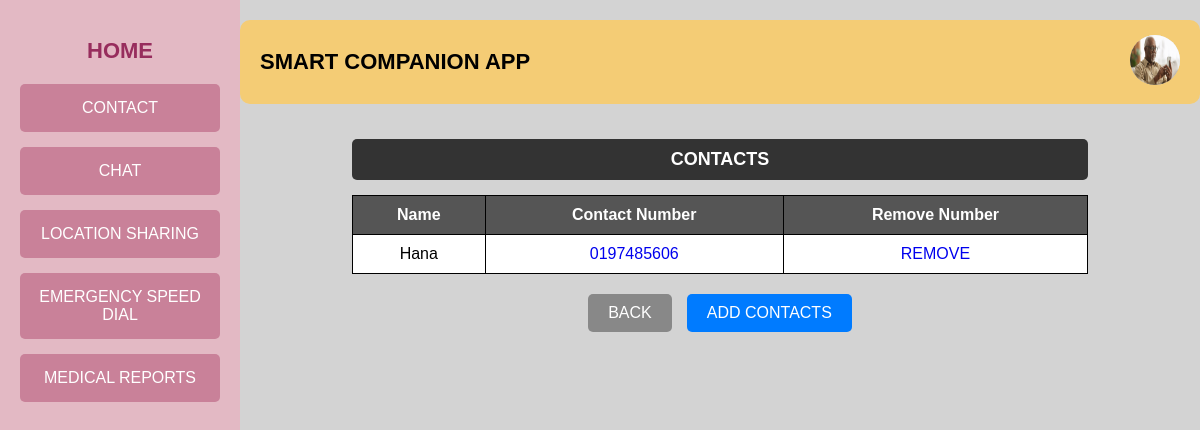
Page /contactuser (signed in) on the earlier database version.
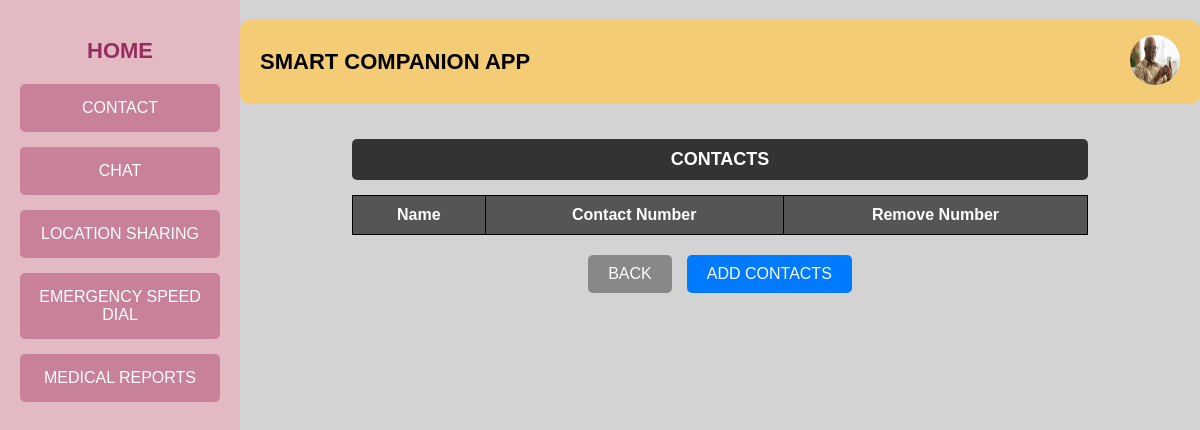
Same page on the later database version.
### tables this page shows
CREATE TABLE contact (
            id INTEGER PRIMARY KEY AUTOINCREMENT,
            name TEXT NOT NULL,
            contact_number TEXT NOT NULL,
            rel_id INTEGER NOT NULL
        );

### app.py (the view)
@app.route("/contactuser")
def contactuser():
    db= get_db()
    cursor = db.cursor()
    user_id = session.get('user_id')
    str_user_id = str(user_id)
    with open("static/img_log/user/"+ str_user_id + ".txt", "r") as file:
        image_name = str(file.read())
        image_url= url_for('static', filename='uploads/'+ image_name)
    cursor.execute("SELECT * FROM contact where rel_id = ?", (user_id,))
    contacts_list = cursor.fetchall()  # Fetch all matching rows
    db.close()
    return render_template("User/contact.html", image_url=image_url, contacts=contacts_list)

### app.py (called while the page is built)
def get_db():
    if 'db' not in g:
        g.db = sqlite3.connect('project.db')
        g.db.row_factory = sqlite3.Row
    return g.db

### templates/User/contact.html (shortened to what this page needs)
<!DOCTYPE html>
<html lang="en">
<head>
    <link rel="stylesheet" href="static/contact.css">
</head>
<body>
    <div class="container">
        <div class="sidebar">
            <a href="{{ url_for('user') }}"><h2>HOME</h2></a>
            <a href="{{ url_for('contactuser') }}"><button class="nav-btn">CONTACT</button></a>
            <a href="{{ url_for('chatuser') }}"><button class="nav-btn">CHAT</button></a>
            <a href="{{ url_for('locationuser') }}"><button class="nav-btn">LOCATION SHARING</button></a>
            <a href="{{ url_for('emergencyuser') }}"><button class="nav-btn">EMERGENCY SPEED DIAL</button></a>
            <a href="{{ url_for('medicaluser') }}"><button class="nav-btn">MEDICAL REPORTS</button></a>
        </div>
        <div class="main-content">
            <div class="header">
                <h1>SMART COMPANION APP</h1>
                <div class="user-profile">
                    <a href="{{ url_for('userprofile') }}"><img src="{{ image_url }}" alt="Profile Picture" class="profile-img"></a>
                </div>
            </div>
            <div class="contacts-section">
                <h2 class="contacts-title">CONTACTS</h2>
                <table class="contacts-table">
                    <tr>
                        <th>Name</th>
                        <th>Contact Number</th>
                        <th>Remove Number</th>
                    </tr>
                    {% for contact in contacts %}
                    <tr>
                        <td>{{ contact[1] }}</td>
                        <td><a href="tel:+6{{ contact[2] }}" onclick="event.stopPropagation();">{{ contact[2] }}</a></td>
                        <td><a href="/deletecontact?contact_number={{ contact[2] }}" class="edit-btn">REMOVE</a></td>
                    </tr>
                    {% endfor %}
                </table>
            </div>
            <div class="buttons">
                <button class="back-btn">BACK</button>
                <button class="add-btn" onclick="opencontact()">ADD CONTACTS</button>
            </div>
        </div>
    </div>
</body>
</html>

Differences in the rows shown:
removed contact: name "Hana", contact_number "0197485606"
